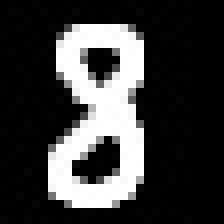
#> input picture d3autowork/data/test4.png, 28 x 28 px, found by its file name (shown 8 times larger)
$ python 'antiColor反色工具.py'
#> lines starting #> are read from the running program, lines starting #| are printed output that depends on the picture
'''
将图片颜色反转
'''
from PIL import Image
img = Image.open("d3autowork/test4.png")
#> img is the input picture: PIL image 28x28 RGB; min 0, max 255, mean 59.1
print(img)
#| <PIL.JpegImagePlugin.JpegImageFile image mode=RGB size=28x28 at 0x7F1AD88AAC10>
anti_pixel = []
for i in range(img.height):# 0-27
    for j in range(img.width):
        pixel = img.getpixel((i,j))
        anti_pixel.clear()
        for k in range(3):
            anti_pixel.append(255-pixel[k])
        img.putpixel((i,j),tuple(anti_pixel))
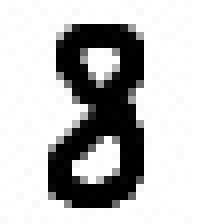
#> img: PIL image 28x28 RGB (shown 8 times larger); min 0, max 255, mean 195.9
#> after the loop, anti_pixel = [255, 255, 255]
img.save("d3autowork/anti_t4.png")
print("done.")
